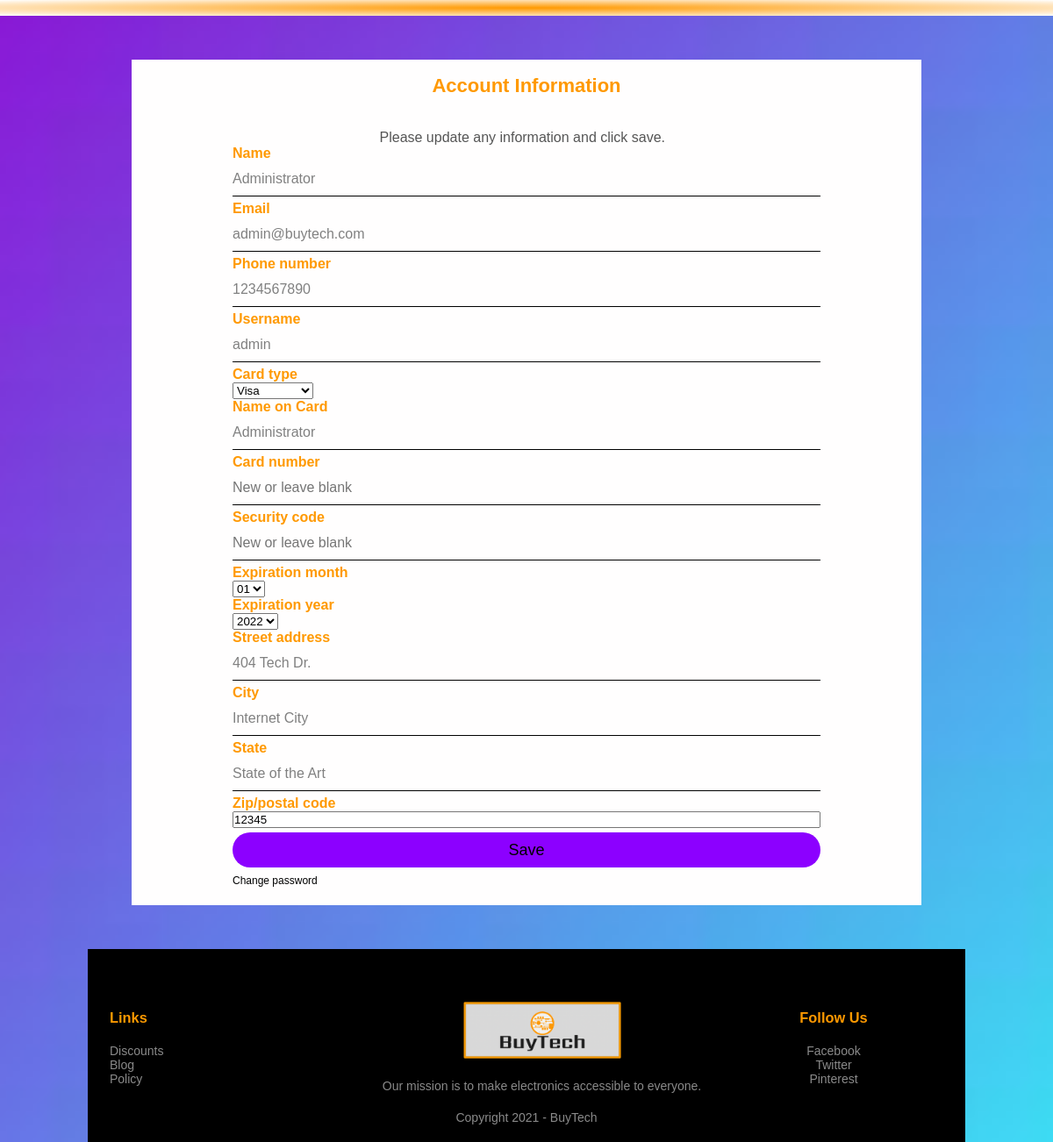
The app's page /account.php (signed in) with its own data.
### tables this page shows
CREATE TABLE users (
                       `userId` INT NULL DEFAULT NULL AUTO_INCREMENT,
                       `userName` VARCHAR(255) UNIQUE NULL DEFAULT NULL,
                       `userPassword` VARCHAR(255) NULL DEFAULT NULL,
                       `fullName` VARCHAR(255) NULL DEFAULT NULL,
                       `email` VARCHAR(255) UNIQUE NULL DEFAULT NULL,
                       `phone` BIGINT(10) NULL DEFAULT NULL,
                       `cardType` VARCHAR(255) NULL DEFAULT NULL,
                       `cardNumber` VARCHAR(255) NULL DEFAULT NULL,
                       `cardSecurity` VARCHAR(255) NULL DEFAULT NULL,
                       `cardExp` DATETIME NULL DEFAULT NULL,
                       `cardName` VARCHAR(255) NULL DEFAULT NULL,
                       `lastFour` INT NULL DEFAULT NULL,
                       `street` VARCHAR(255) NULL DEFAULT NULL,
                       `city` VARCHAR(255) NULL DEFAULT NULL,
                       `userState` VARCHAR(255) NULL DEFAULT NULL,
                       `zip` INT NULL DEFAULT NULL,
                       PRIMARY KEY(`userId`)
);

### account.php (the view, shortened to what this page needs)
<?php
if (!isset($_SESSION['flag'])){
    header('Location: login-form.php');
}
else{
    require('database.php');
    $username = $_SESSION['username'];
    $queryUser = 'SELECT *
                    FROM users
                    WHERE userName = :username';
    $statement = $db -> prepare($queryUser);
    $statement -> bindValue(':username', $username);
    $statement -> execute();
    $user = $statement -> fetch();
    $name = $user['fullName'];
    $email = $user['email'];
    $phone = $user['phone'];
    $card_type = $user['cardType'];
    $month = date('m', strtotime($user['cardExp']));
    $year = date('Y', strtotime($user['cardExp']));
    $street = $user['street'];
    $city = $user['city'];
    $state = $user['userState'];
    $zip = $user['zip'];
}
?>
<!DOCTYPE html>
<html lang="en">
    <head>
        <link rel="stylesheet" href="account.css">
    </head>
    <body>
        <div class="header">
            <div class="container">
                <div id="header"></div><br />
            </div>
        </div>
        <div class="account-box">
            <div class="small-container">
                <div class="row">
                        <div class="col-2">
                            <h1>Account Information</h1>
                            <p>
                                Please update any information and click save.
                            </p>
                        </div>
                    </div>
                <form action="validate-account.php" method="post">
                    <label for="name">Name</label>
                    <input id="name" name="name" type="text" value="<?php echo $name; ?>"><br>
                    <label for="email">Email</label>
                    <input id="email" name="email" type="text" value="<?php echo $email; ?>"><br>
                    <label for="phone">Phone number</label>
                    <input id="phone" name="phone" type="text" value="<?php echo $phone; ?>"><br>
                    <label for="username">Username</label>
                    <input id="username" name="username" type="text" value="<?php echo $username; ?>"><br>
                    <label for="card_type">Card type</label>
                    <select id="card_type" name="card_type">
                        <option value="visa" <?php if($card_type == 'visa'){echo 'selected';} ?>>Visa</option>
                    </select><br>
                    <label for="card_name">Name on Card</label>
                    <input type="text" id="card_name" name="card_name" value="<?php if (isset($user)){echo $user['cardName'];}?>"><br>
                    <label for="card_number">Card number</label>
                    <input id="card_number" name="card_number" autocomplete="new-password" type="password" placeholder="New or leave blank"><br>
                    <label for="card_security">Security code</label>
                    <input id="card_security" name="card_security" type="password" autocomplete="off" placeholder="New or leave blank"><br>
                    <label for="month">Expiration month</label>
                    <select id="month" name="month">
                        <option value="01" <?php if($month == '01'){echo 'selected';} ?>>01</option>
                    </select>
                    <label for="year">Expiration year</label>
                    <select id="year" name="year">
                        <option value="2022" <?php if($year == '2022'){echo 'selected';} ?>>2022</option>
                    </select><br>
                    <label for="street">Street address</label>
                    <input id="street" name="street" type="text" value="<?php if (isset($street)){ echo $street;} ?>"><br>
                    <label for="city">City</label>
                    <input id="city" name="city" type="text" value="<?php if (isset($city)){ echo $city;} ?>"><br>
                    <label for="state">State</label>
                    <input id="state" name="state" type="text" value="<?php if (isset($state)){ echo $state;} ?>"><br>
                    <label for="zip">Zip/postal code</label>
                    <input id="zip" name="zip" type="number" value="<?php if (isset($zip)){ echo $zip;} ?>"><br>
                    <input type="submit" value="Save">
                    <a href="change-password.php">Change password</a><br><br>
                </form>
            </div>
        </div>
        <div class="footer">
		<div class="container">
            <div class="row">
                <div class="footer-col-1">
                    <h3>Links</h3>
                    <ul>
                        <li>Discounts</li>
                        <li>Blog</li>
                        <li>Policy</li>
                    </ul>
                </div>
                <div class="footer-col-2">
                    <img src="images/logo.png">
                    <p>Our mission is to make electronics accessible to everyone.</p>
                </div>
                <div class="footer-col-3">
                    <h3>Follow Us</h3>
                    <ul>
                        <li>Facebook</li>
                        <li>Twitter</li>
                        <li>Pinterest</li>
                    </ul>
                </div>
            </div>
				<p class="copyright">Copyright 2021 - BuyTech</p>
			</div>
		</div>
    </body>
</html>

### account.css (style rules this page uses)
body { margin: 0; padding: 0; background: url(images/login-background.jpeg) no-repeat center top; background-size: cover; font-family: sans-serif; }
* { margin: 0; padding: 0; box-sizing: border-box; }
body { font-family: 'Poppins', sans-serif; }
a { color: #555; text-decoration:none; }
p { color: #555; }
.container { max-width: 1300px; margin: auto; padding-right: 25px; padding-left: 25px; }
.row { display: flex; align-items: center; flex-wrap: wrap; justify-content: space-around; }
.col-2 { flex-basis: 50%; min-width: 300px; }
.col-2 h1 { font-size: 50px; line-height: 60px; margin: 25px 0; }
.header { background: radial-gradient(#FF9900, #fff); }
.small-container { max-width: 1080px; margin: auto; padding-left: 25px; padding-right: 25px; }
.footer { background: #000; color: #8a8a8a; font-size: 14px; padding: 60px 0 20px; width: 1000px; margin: 0 auto; top: 70%; left: 50%; }
.footer p { color: #8a8a8a; }
.footer h3 { color: #FF9900; margin-bottom: 20px; }
.footer-col-1, .footer-col-2, .footer-col-3, .footer-col-4 { min-width: 250px; margin-bottom: 20px; }
.footer-col-1 { flex-basis: 30%; }
.footer-col-2 { flex: 1; text-align: center; }
.footer-col-2 img { width: 180px; margin-bottom: 20px; }
.footer-col-3, .footer-col-4 { flex-basis: 12%; text-align: center; }
ul { list-style-type: none; }
.copyright { text-align: center; }
.account-box { width: 900px; height: 180%; background: #fffefe; color: #FF9900; top: 70%; left: 50%; margin: 0 auto; margin-top: 50px; margin-bottom: 50px; padding-left: 90px; padding-right: 90px; }
.account-box h1 { margin: 0; padding: 0 0 20px; text-align: center; font-size: 22px; }
.account-box label { margin: 0; padding: 0; font-weight: bold; display: block; }
.account-box input { width: 100%; margin-bottom: 5px; }
.account-box input[type="text"], .account-box input[type="password"] { border: none; border-bottom: 1px solid rgb(0, 0, 0); background: transparent; outline: none; height: 40px; color: grey; font-size: 16px; }
.account-box input[type="submit"] { border: none; outline: none; height: 40px; background: #8c00ff; color: #000; font-size: 18px; border-radius: 20px; }
.account-box a { text-decoration: none; font-size: 12px; line-height: 20px; color: rgb(0, 0, 0); }

### records on screen
users: name "Administrator", email "admin@buytech.com", phone "1234567890", card_type "Visa", card_name "Administrator", month "01", year "2022", street "404 Tech Dr.", city "Internet City", state "State of the Art", zip "12345"
